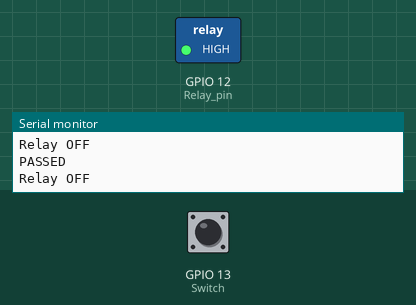
Bench run of a sketch on a simulated ESP8266 (NodeMCU). On the bench: switched loads named in the sketch (green lamp = pin HIGH), the last lines printed to the serial monitor. The inputs (shaded band) are chosen by the test bench; at power-on: GPIO 13 (Switch) LOW. WiFi joins after 1.5 s; servers stay silent unless stated.

Above: at 2.7 s.
2.8 s: GPIO 13 (Switch) pulled HIGH for 0.15 s
At 2.93 s:
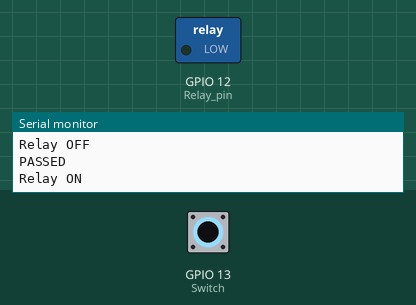
4.4 s: GPIO 13 (Switch) pulled HIGH for 3.2 s
At 8.6 s:
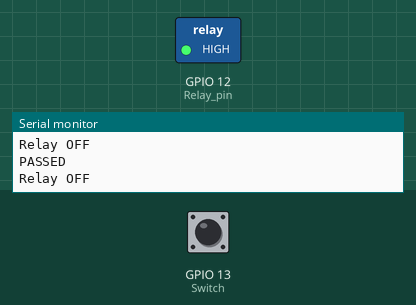
Timing chart, 0 to 10.1 s (numbered marks = the images above; inputs shaded):
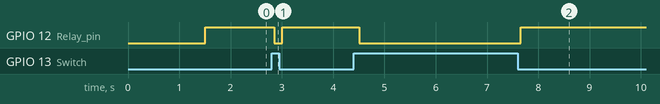

Measured:
- after the input at 2.8 s, GPIO 12 (Relay_pin): HIGH → LOW after 0.05 s, → HIGH 0.15 s later
- after the input at 4.4 s, GPIO 12 (Relay_pin): HIGH → LOW after 0.11 s, → HIGH 3.2 s later

The sketch:

ESP_RelayControl_switch.ino
```cpp
//#include <Arduino.h>

#include <ESP8266WiFi.h>
#include <FirebaseESP8266.h>

//Provide the token generation process info.
#include "addons/TokenHelper.h"
//Provide the RTDB payload printing info and other helper functions.
#include "addons/RTDBHelper.h"

// Insert your network credentials
#define WIFI_SSID "Galaxy M110933"
#define WIFI_PASSWORD "ilsx6565"

// Insert Firebase project API Key
#define API_KEY "AIzaSyBJEpwv2LieZvMPvX7UW2QA02sOmdfDVnM"

// Insert RTDB URLefine the RTDB URL */
#define DATABASE_URL "https://espledcontrol-8cd46-default-rtdb.asia-southeast1.firebasedatabase.app/"


//Define Firebase Data object
FirebaseData fbdo;
FirebaseAuth auth;
FirebaseConfig config;

const int Relay_pin = 12; // choose pin for the LED
const int Switch = 13; // choose input pin (for Infrared sensor)
int Relay_state = 0; // variable for reading the pin status
//String Sign;

bool signupOK = false;

void setup(){
  Serial.begin(115200);
  WiFi.begin(WIFI_SSID, WIFI_PASSWORD);
  Serial.print("Connecting to Wi-Fi");
  while (WiFi.status() != WL_CONNECTED){
    Serial.print(".");
    delay(300);
  }
  Serial.println();
  Serial.print("Connected with IP: ");
  Serial.println(WiFi.localIP());
  Serial.println();

  /* Assign the api key (required) */
  config.api_key = API_KEY;

  /* Assign the RTDB URL (required) */
  config.database_url = DATABASE_URL;

  /* Sign up */
  if (Firebase.signUp(&config, &auth, "", "")){
    Serial.println("ok");
    signupOK = true;
  }
  else{
    Serial.printf("%s\n", config.signer.signupError.message.c_str());
  }

  /* Assign the callback function for the long running token generation task */
  config.token_status_callback = tokenStatusCallback; //see addons/TokenHelper.h

  Firebase.begin(&config, &auth);
  Firebase.reconnectWiFi(true);

  //pinMode(IR_sensor, INPUT); // declare Infrared sensor as input
  pinMode(Relay_pin, OUTPUT); // declare LED as output
  pinMode(Switch, INPUT); // declare switch as input
}
void loop()
{
  Relay_state = digitalRead(Switch); // read input value
   if (Relay_state == HIGH)
   { // check if the input is HIGH
      digitalWrite(Relay_pin, LOW); // turn Relay ON
      Serial.println("Relay ON");
   }
   else if (Relay_state == LOW)
   {
      digitalWrite(Relay_pin, HIGH); // turn Relay OFF
      Serial.println("Relay OFF");
   }
  if (Firebase.ready() && signupOK){
    // Pass the switch value on the database path test/int
    if (Firebase.RTDB.setInt(&fbdo, "/RELAY_STATE", Relay_state)){
      Serial.println("PASSED");
      //Serial.println("PATH: " + fbdo.dataPath());
      //Serial.println("TYPE: " + fbdo.dataType());
    }
    else
    {
      Serial.println("FAILED");
      Serial.println("REASON: " + fbdo.errorReason());
    }
  }
}
```
